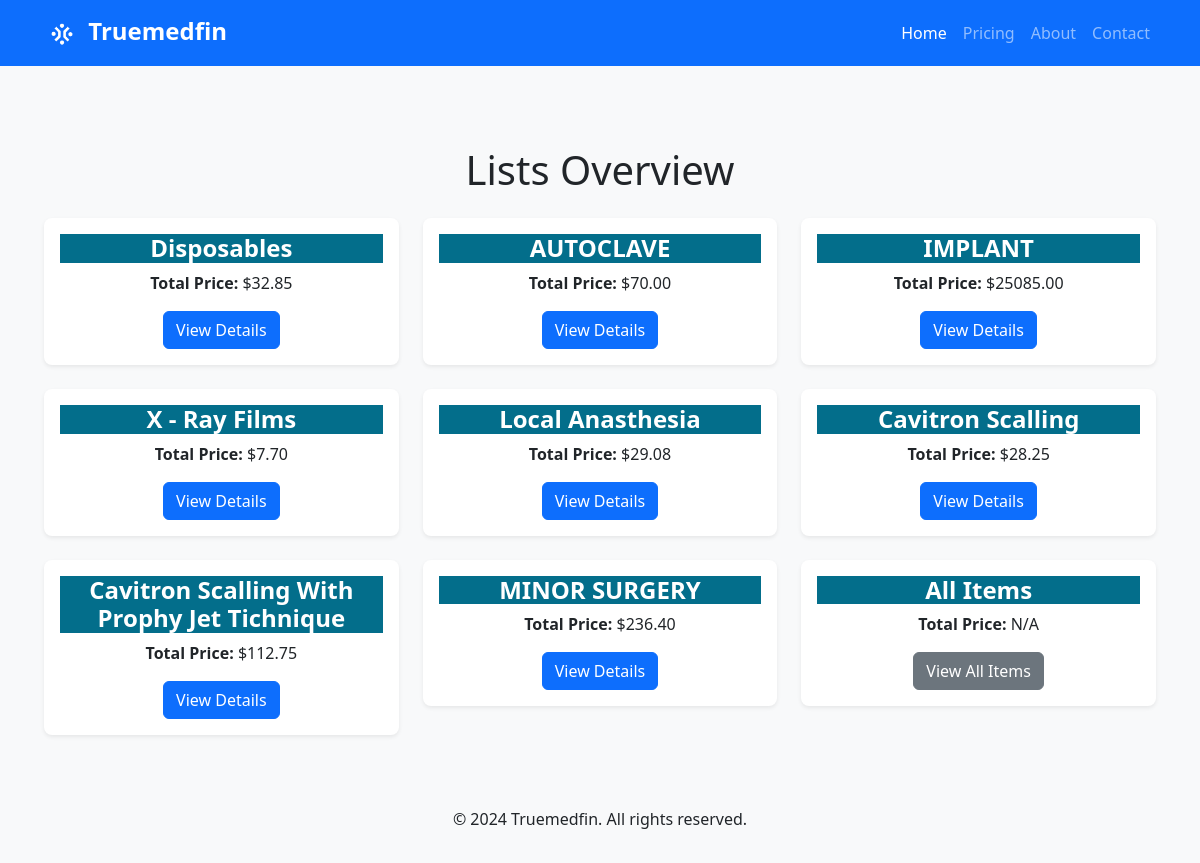
Page /pricing/lists on the earlier database version.
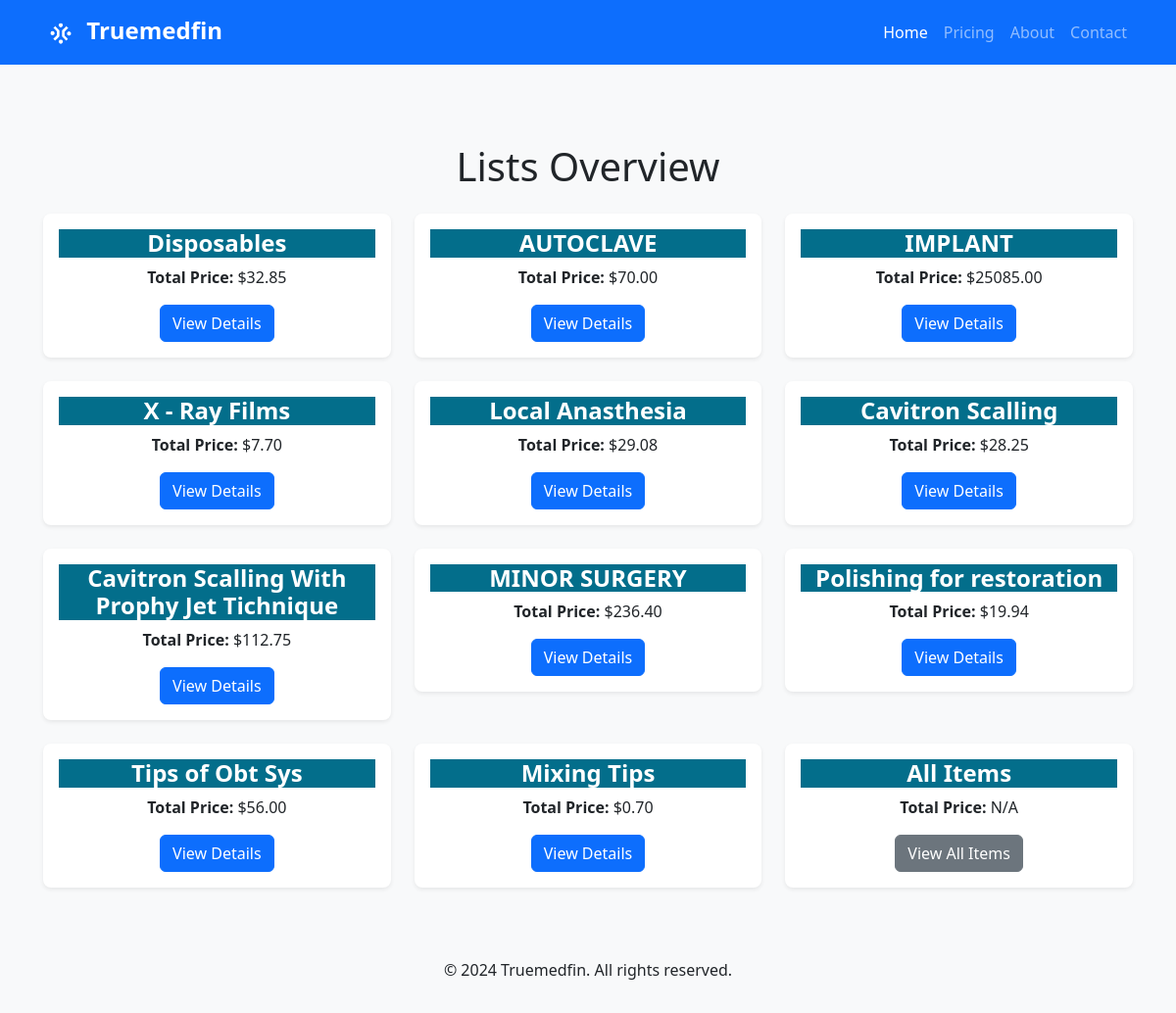
Same page on the later database version.
### dashboard/models.py (models this page shows, shortened)
class List(models.Model):
    name = models.CharField(max_length=100)
    items = models.ManyToManyField(Item)
    def list_price(self):
        items = self.items.all()
        return sum(item.price() for item in items)

class Item(models.Model):
    name = models.CharField(max_length=100)
    package = models.IntegerField()
    number_of_pieces = models.IntegerField()
    def price(self):
        if self.number_of_pieces == 0 or self.package == 0:
            return 0
        return self.package / self.number_of_pieces

### dashboard/views.py (the view)
# urls.py: path('lists', ListView.as_view(), name='lists'),
class ListView(ListView):
    model = List
    template_name = 'lists.html'
    context_object_name = 'lists'

### templates/lists.html
{% extends "base.html" %} {% block title %}Lists{% endblock %} {% block content %}
<div class="container mt-5">
    <h1 class="text-center mb-4">Lists Overview</h1>
    <div class="row">
        {% for list in lists %}
        <div class="col-md-4">
            <div class="card shadow-sm mb-4">
                <div class="card-body text-center">
                    <h5 class="card-title">{{ list.name }}</h5>
                    <p class="card-text"><strong>Total Price:</strong> ${{ list.list_price|floatformat:2 }}</p>
                    <a href="{% url 'list_detail' list.id %}" class="btn btn-primary">View Details</a>
                </div>
            </div>
        </div>
        {% endfor %}
        <div class="col-md-4">
            <div class="card shadow-sm mb-4">
                <div class="card-body text-center">
                    <h5 class="card-title">All Items</h5>
                    <p class="card-text"><strong>Total Price:</strong> N/A</p>
                    <a href="{% url 'all_items' %}" class="btn btn-secondary">View All Items</a>
                </div>
            </div>
        </div>
    </div>
</div>
{% endblock %}

Differences in the rows shown:
added List: name "Polishing for restoration", list_price "19.94"
added List: name "Tips of Obt Sys", list_price "56.00"
added List: name "Mixing Tips", list_price "0.70"
